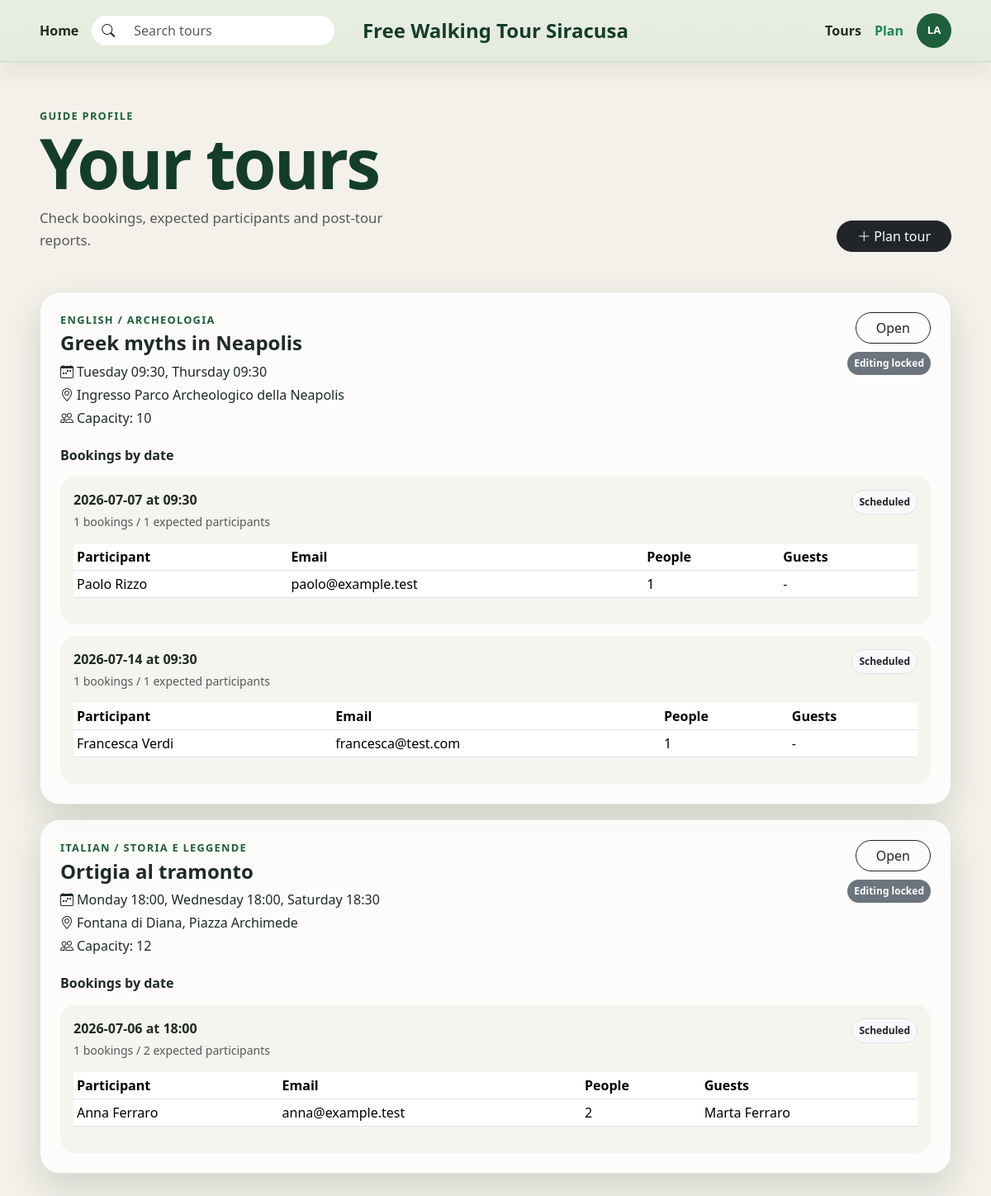
Page /guide/profile (signed in) on the committed database.
### tables this page shows
CREATE TABLE users (
    id INTEGER PRIMARY KEY AUTOINCREMENT,
    first_name TEXT NOT NULL,
    last_name TEXT NOT NULL,
    email TEXT NOT NULL,
    password TEXT NOT NULL,
    role TEXT NOT NULL CHECK (role IN ('guide', 'participant')),
    languages TEXT,
    created_at TEXT NOT NULL DEFAULT CURRENT_TIMESTAMP,
    UNIQUE (email, role)
);

CREATE TABLE tours (
    id INTEGER PRIMARY KEY AUTOINCREMENT,
    guide_id INTEGER NOT NULL,
    title TEXT NOT NULL,
    theme TEXT NOT NULL,
    meeting_point TEXT NOT NULL,
    duration_mins INTEGER NOT NULL CHECK (duration_mins > 0),
    language TEXT NOT NULL,
    max_participants INTEGER NOT NULL CHECK (max_participants > 0),
    description TEXT NOT NULL,
    created_at TEXT NOT NULL DEFAULT CURRENT_TIMESTAMP,
    FOREIGN KEY (guide_id) REFERENCES users (id) ON DELETE CASCADE
);

CREATE TABLE tour_schedule (
    id INTEGER PRIMARY KEY AUTOINCREMENT,
    tour_id INTEGER NOT NULL,
    weekday INTEGER NOT NULL CHECK (weekday BETWEEN 0 AND 6),
    start_time TEXT NOT NULL,
    FOREIGN KEY (tour_id) REFERENCES tours (id) ON DELETE CASCADE,
    UNIQUE (tour_id, weekday)
);

CREATE TABLE reservations (
    id INTEGER PRIMARY KEY AUTOINCREMENT,
    user_id INTEGER NOT NULL,
    tour_id INTEGER NOT NULL,
    tour_date TEXT NOT NULL,
    num_people INTEGER NOT NULL CHECK (num_people BETWEEN 1 AND 4),
    extra_names TEXT,
    status TEXT NOT NULL DEFAULT 'booked' CHECK (status IN ('booked', 'cancelled')),
    created_at TEXT NOT NULL DEFAULT CURRENT_TIMESTAMP,
    cancelled_at TEXT,
    FOREIGN KEY (user_id) REFERENCES users (id) ON DELETE CASCADE,
    FOREIGN KEY (tour_id) REFERENCES tours (id) ON DELETE CASCADE,
    UNIQUE (user_id, tour_id, tour_date)
);

### app.py (the view)
@app.route("/guide/profile")
@login_required
def guide_profile():
    denied = require_role("guide")
    if denied:
        return denied
    conn = get_db_connection()
    rows = conn.execute(
        """
        SELECT tours.*, users.first_name AS guide_first_name,
               users.last_name AS guide_last_name
        FROM tours
        JOIN users ON users.id = tours.guide_id
        WHERE guide_id = ?
        ORDER BY tours.created_at DESC, tours.id DESC
        """,
        (current_user.id,),
    ).fetchall()
    tours = []
    now = dt.datetime.now()
    for row in rows:
        tour = enrich_tour(conn, row)
        groups = conn.execute(
            """
            SELECT tour_date, COUNT(*) AS reservation_count,
                   COALESCE(SUM(num_people), 0) AS people_count
            FROM reservations
            WHERE tour_id = ? AND status = 'booked'
            GROUP BY tour_date
            ORDER BY tour_date
            """,
            (tour["id"],),
        ).fetchall()
        tour["reservation_dates"] = []
        for group in groups:
            tour_date = parse_iso_date(group["tour_date"])
            schedule = get_schedule_for_date(conn, tour["id"], tour_date)
            start_time = schedule["start_time"] if schedule else "-"
            start_dt = tour_datetime(tour_date, start_time) if schedule else None
            report = conn.execute(
                "SELECT * FROM tour_reports WHERE tour_id = ? AND tour_date = ?",
                (tour["id"], group["tour_date"]),
            ).fetchone()
            reservations = conn.execute(
                """
                SELECT reservations.*, users.first_name, users.last_name, users.email
                FROM reservations
                JOIN users ON users.id = reservations.user_id
                WHERE reservations.tour_id = ?
                  AND reservations.tour_date = ?
                  AND reservations.status = 'booked'
                ORDER BY reservations.id
                """,
                (tour["id"], group["tour_date"]),
            ).fetchall()
            tour["reservation_dates"].append(
                {
                    "date": group["tour_date"],
                    "start_time": start_time,
                    "reservation_count": group["reservation_count"],
                    "people_count": group["people_count"],
                    "reservations": reservations,
                    "report": report,
                    "can_report": bool(start_dt and start_dt < now and not report),
                }
            )
        tours.append(tour)
    conn.close()
    return render_template("guide_profile.html", tours=tours)

### app.py (called while the page is built)
@login_manager.user_loader
def load_user(user_id):
    conn = get_db_connection()
    user_row = conn.execute("SELECT * FROM users WHERE id = ?", (user_id,)).fetchone()
    conn.close()
    if user_row:
        return User(
            user_row["id"],
            user_row["email"],
            user_row["role"],
            user_row["first_name"],
            user_row["last_name"],
            user_row["languages"],
        )
    return None

@app.context_processor
def inject_constants():
    return {
        "LANGUAGES": LANGUAGES,
        "WEEKDAYS": WEEKDAYS,
        "WEEKDAY_NAMES": WEEKDAY_NAMES,
        "DURATION_FILTERS": DURATION_FILTERS,
    }

def parse_iso_date(value):
    try:
        return dt.date.fromisoformat(value)
    except (TypeError, ValueError):
        raise ValueError("Invalid date.")

def tour_datetime(tour_date, start_time):
    return dt.datetime.combine(tour_date, dt.time.fromisoformat(start_time))

def require_role(role):
    if not current_user.is_authenticated:
        return redirect(url_for("login", next=request.path))
    if current_user.role != role:
        flash("This account does not have permission to perform this action.", "warning")
        return redirect(url_for("index"))
    return None

def get_schedules(conn, tour_id):
    return conn.execute(
        "SELECT * FROM tour_schedule WHERE tour_id = ? ORDER BY weekday",
        (tour_id,),
    ).fetchall()

def get_schedule_for_date(conn, tour_id, tour_date):
    return conn.execute(
        """
        SELECT * FROM tour_schedule
        WHERE tour_id = ? AND weekday = ?
        """,
        (tour_id, tour_date.weekday()),
    ).fetchone()

def format_schedule(schedules):
    return ", ".join(f"{WEEKDAY_NAMES[row['weekday']]} {row['start_time']}" for row in schedules)

def primary_photo(conn, tour_id):
    photo = conn.execute(
        "SELECT path FROM tour_photos WHERE tour_id = ? ORDER BY position LIMIT 1",
        (tour_id,),
    ).fetchone()
    return photo["path"] if photo else "/static/assets/img/trail-forest.jpg"

def tour_like_count(conn, tour_id):
    row = conn.execute(
        "SELECT COUNT(*) AS total FROM tour_likes WHERE tour_id = ?",
        (tour_id,),
    ).fetchone()
    return row["total"]

def tour_comment_count(conn, tour_id):
    row = conn.execute(
        "SELECT COUNT(*) AS total FROM comments WHERE tour_id = ?",
        (tour_id,),
    ).fetchone()
    return row["total"]

### templates/guide_profile.html (shortened to what this page needs)
{% extends 'base.html' %}
{% block content %}
<main class="container-fluid px-3 px-lg-5 py-4 py-lg-5">
  <header class="mb-4 mb-lg-5">
    <div class="d-flex flex-column flex-lg-row justify-content-between gap-3">
      <div>
        <p class="section-label mb-2">Guide profile</p>
        <h1 class="homepage-title mb-3">Your tours</h1>
        <p class="homepage-text mb-0 text-muted">
          Check bookings, expected participants and post-tour reports.
        </p>
      </div>
      <div class="align-self-lg-end">
        <a class="btn btn-dark rounded-pill px-4" href="{{ url_for('create_tour') }}">
          <i class="bi bi-plus-lg me-1"></i>Plan tour
        </a>
      </div>
    </div>
  </header>
  <section class="profile-list">
    {% for tour in tours %}
      <article class="profile-card">
        <div class="profile-card-main">
          <div>
            <p class="section-label mb-1">{{ tour.language }} / {{ tour.theme }}</p>
            <h2 class="h4 fw-bold mb-2">{{ tour.title }}</h2>
            <p class="mb-1"><i class="bi bi-calendar-week me-1"></i>{{ tour.schedule_label }}</p>
            <p class="mb-1"><i class="bi bi-geo-alt me-1"></i>{{ tour.meeting_point }}</p>
            <p class="mb-0"><i class="bi bi-people me-1"></i>Capacity: {{ tour.max_participants }}</p>
          </div>
          <div class="profile-card-actions">
            <a class="btn btn-outline-dark rounded-pill px-4" href="{{ url_for('tour_detail', id=tour.id) }}">Open</a>
            {% if tour.can_edit %}
              <a class="btn btn-outline-success rounded-pill px-4" href="{{ url_for('edit_tour', id=tour.id) }}">Edit</a>
            {% else %}
              <span class="badge text-bg-secondary rounded-pill p-2">Editing locked</span>
            {% endif %}
          </div>
        </div>
        <div class="reservation-block mt-4">
          <h3 class="h6 fw-bold mb-3">Bookings by date</h3>
          {% for group in tour.reservation_dates %}
            <section class="reservation-date">
              <div class="reservation-date-head">
                <div>
                  <p class="mb-1 fw-bold">{{ group.date }} at {{ group.start_time }}</p>
                  <p class="small text-muted mb-0">
                    {{ group.reservation_count }} bookings / {{ group.people_count }} expected participants
                  </p>
                </div>
                {% if group.report %}
                  <span class="badge text-bg-success rounded-pill p-2">Report submitted: {{ group.report.actual_participants }} present</span>
                {% elif group.can_report %}
                  <span class="badge text-bg-warning text-dark rounded-pill p-2">Report required</span>
                {% else %}
                  <span class="badge text-bg-light text-dark border rounded-pill p-2">Scheduled</span>
                {% endif %}
              </div>
              <div class="table-responsive mt-3">
                <table class="table table-sm align-middle">
                  <thead>
                    <tr>
                      <th>Participant</th>
                      <th>Email</th>
                      <th>People</th>
                      <th>Guests</th>
                    </tr>
                  </thead>
                  <tbody>
                    {% for reservation in group.reservations %}
                      <tr>
                        <td>{{ reservation.first_name }} {{ reservation.last_name }}</td>
                        <td>{{ reservation.email }}</td>
                        <td>{{ reservation.num_people }}</td>
                        <td>{{ reservation.extra_names or '-' }}</td>
                      </tr>
                    {% endfor %}
                  </tbody>
                </table>
              </div>
            </section>
          {% else %}
            <p class="small text-muted mb-0">No bookings received for this tour.</p>
          {% endfor %}
        </div>
      </article>
    {% else %}
      <div class="empty-state">
        <h2 class="h5 fw-bold">You have not planned any tours yet</h2>
        <p class="text-muted mb-3">Create the first guided itinerary for Siracusa.</p>
        <a class="btn btn-dark rounded-pill px-4" href="{{ url_for('create_tour') }}">Plan tour</a>
      </div>
    {% endfor %}
  </section>
</main>
{% endblock %}

### templates/base.html (shortened to what this page needs)
<!doctype html>
<html lang="en">
  <head>
    <link href="https://cdn.jsdelivr.net/npm/bootstrap@5.3.3/dist/css/bootstrap.min.css" rel="stylesheet">
    <link href="https://cdn.jsdelivr.net/npm/bootstrap-icons@1.11.3/font/bootstrap-icons.css" rel="stylesheet">
    <link href="{{ url_for('static', filename='assets/css/style.css') }}" rel="stylesheet">
  </head>
  <body>
    <header class="site-header sticky-top">
      <nav class="navbar navbar-expand-lg py-3">
        <div class="container-fluid px-3 px-lg-5">
          <div class="navbar-desktop d-none d-lg-grid align-items-center">
            <div class="nav-left d-flex align-items-center gap-3">
              <a class="nav-link" href="{{ url_for('index') }}">Home</a>
              <form class="search-box m-0" role="search" action="{{ url_for('hiking') }}" method="get">
                <div class="input-group rounded-pill overflow-hidden">
                  <span class="input-group-text"><i class="bi bi-search"></i></span>
                  <input class="form-control" name="q" type="search" placeholder="Search tours" aria-label="Search tours">
                </div>
              </form>
            </div>
            <a class="site-brand m-0" href="{{ url_for('index') }}">Free Walking Tour Siracusa</a>
            <div class="nav-right d-flex align-items-center justify-content-end gap-3">
              <a class="nav-link" href="{{ url_for('hiking') }}">Tours</a>
              {% if current_user.is_authenticated and current_user.role == 'guide' %}
                <a class="nav-link fw-bold text-success" href="{{ url_for('create_tour') }}">Plan</a>
              {% endif %}
              {% if current_user.is_authenticated %}
                <div class="dropdown user-dropdown">
                  <button class="user-initials" type="button" data-bs-toggle="dropdown" aria-expanded="false" aria-label="Profile">
                    {{ current_user.first_name[:1] }}{{ current_user.last_name[:1] }}
                  </button>
                </div>
              {% else %}
                <div class="auth-actions d-flex align-items-center gap-2">
                  <a class="btn btn-outline-success rounded-pill px-3" href="{{ url_for('login') }}">Sign in</a>
                  <a class="btn btn-dark rounded-pill px-3" href="{{ url_for('register') }}">Register</a>
                </div>
              {% endif %}
            </div>
          </div>
        </div>
      </nav>
    </header>
    {% block content %}{% endblock %}
  </body>
</html>

### static/assets/css/style.css (style rules this page uses)
:root { --nature-forest: #1f5f3b; --nature-forest-dark: #143d29; --nature-blue: #1f8fbf; --nature-stone: #f4f1ea; --nature-white: #ffffff; --nature-text: #1f2a24; --nature-shadow: 0 18px 45px rgba(20, 61, 41, 0.16); }
body { min-height: 100vh; background-color: var(--nature-stone); color: var(--nature-text); font-family: system-ui, -apple-system, BlinkMacSystemFont, "Segoe UI", sans-serif; }
a { text-decoration: none; }
.site-header .navbar { background: linear-gradient(180deg, rgba(232, 238, 226, 0.98), rgba(226, 234, 219, 0.94)); backdrop-filter: blur(18px); border-bottom: 1px solid rgba(31, 95, 59, 0.16); box-shadow: 0 12px 28px rgba(20, 61, 41, 0.08); }
.site-brand { color: var(--nature-forest-dark); font-size: clamp(1.1rem, 2vw, 1.55rem); font-weight: 850; letter-spacing: 0; text-align: center; line-height: 1.1; }
.nav-link { color: var(--nature-text); font-weight: 600; }
.search-box { max-width: 320px; width: 100%; }
.search-box .form-control, .search-box .input-group-text { border: 0; background-color: var(--nature-white); }
.user-initials { width: 42px; height: 42px; display: inline-grid; place-items: center; border: 1px solid rgba(31, 95, 59, 0.18); border-radius: 50%; color: var(--nature-white); background: var(--nature-forest); font-size: 0.82rem; font-weight: 850; letter-spacing: 0; }
.navbar-desktop { width: 100%; display: grid; grid-template-columns: minmax(320px, 1fr) auto minmax(320px, 1fr); align-items: center; column-gap: 24px; }
.nav-left { justify-self: start; }
.nav-right { justify-self: end; }
.section-label { color: var(--nature-forest); font-size: 0.8rem; font-weight: 800; letter-spacing: 0.08rem; text-transform: uppercase; }
.homepage-title { max-width: 760px; font-size: clamp(2.6rem, 7vw, 5.8rem); font-weight: 850; line-height: 0.92; letter-spacing: -0.18rem; color: var(--nature-forest-dark); }
.homepage-text { max-width: 460px; color: #6f7c73; font-size: 1.05rem; line-height: 1.6; }
.profile-list { display: grid; gap: 18px; }
.profile-card { padding: 24px; border: 1px solid rgba(31, 95, 59, 0.14); border-radius: 24px; background: rgba(255, 255, 255, 0.78); box-shadow: var(--nature-shadow); }
.profile-card-main { display: flex; justify-content: space-between; gap: 24px; }
.profile-card-actions { display: flex; flex-direction: column; align-items: flex-end; gap: 10px; }
.reservation-date { padding: 16px; border-radius: 18px; background: rgba(244, 241, 234, 0.72); }
.reservation-date + .reservation-date { margin-top: 14px; }
.reservation-date-head { display: flex; align-items: flex-start; justify-content: space-between; gap: 18px; }

### rows in the picture
users: first_name "L", last_name "A"
tours: language "ENGLISH", theme "ARCHEOLOGIA", title "Greek myths in Neapolis", meeting_point "Ingresso Parco Archeologico della Neapolis"
tour_schedule: date "2026-07-07", start_time "09:30", reservation_count "1", people_count "1", date "2026-07-14"
reservations: first_name "Paolo", last_name "Rizzo", email "paolo@example.test", num_people "1", extra_names "-"
reservations: first_name "Francesca", last_name "Verdi", email "francesca@test.com", num_people "1", extra_names "-"
tours: language "ITALIAN", theme "STORIA E LEGGENDE", title "Ortigia al tramonto", meeting_point "Fontana di Diana, Piazza Archimede"
tour_schedule: date "2026-07-06", start_time "18:00", reservation_count "1", people_count "2"
reservations: first_name "Anna", last_name "Ferraro", email "anna@example.test", num_people "2", extra_names "Marta Ferraro"

### other values in the picture
{{ tour.schedule_label }} "Tuesday 09:30, Thursday 09:30" "Monday 18:00, Wednesday 18:00, Saturday 18:30"
{{ tour.max_participants }} "10" "12"
